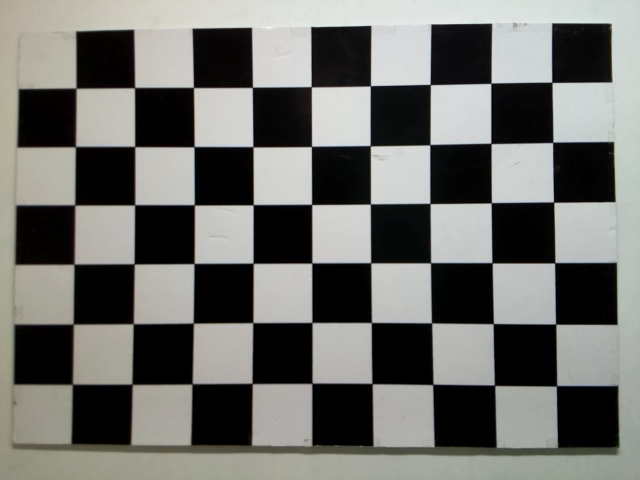
#> input picture image_48.jpg, 640 x 480 px
$ python 'LAB - 05 INCISO C.py'
#> lines starting #> are read from the running program, lines starting #| are printed output that depends on the picture
import cv2
import matplotlib.pyplot as plt
import numpy as np

# Lectura de imágenes

img1 = cv2.imread("image_48.jpg", 0)
#> img1: shape (480, 640); min 0, max 250, mean 110.8
img2 = cv2.imread("image_5.jpg", 0)
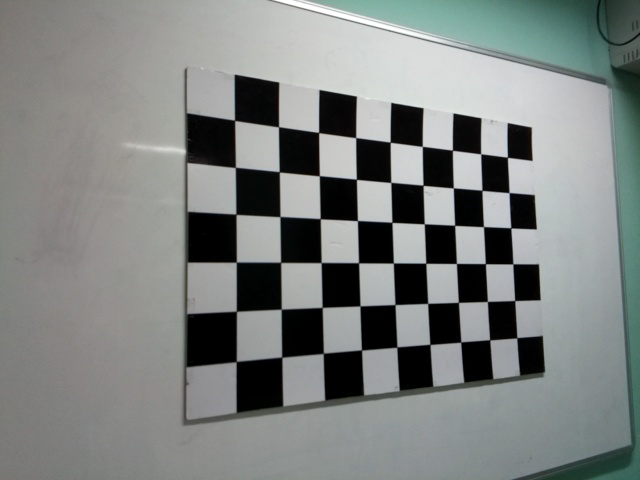
#> input picture image_5.jpg, 640 x 480 px
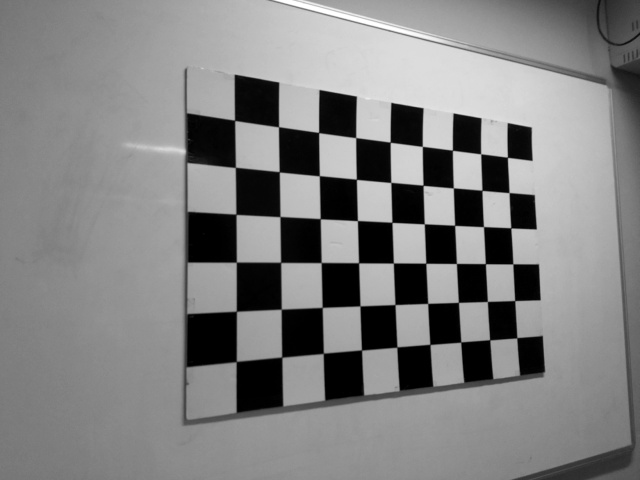
#> img2: shape (480, 640); min 0, max 255, mean 129

# Realizamos las ecualizaciones de las imagenes
equ_img1 = cv2.equalizeHist(img1)
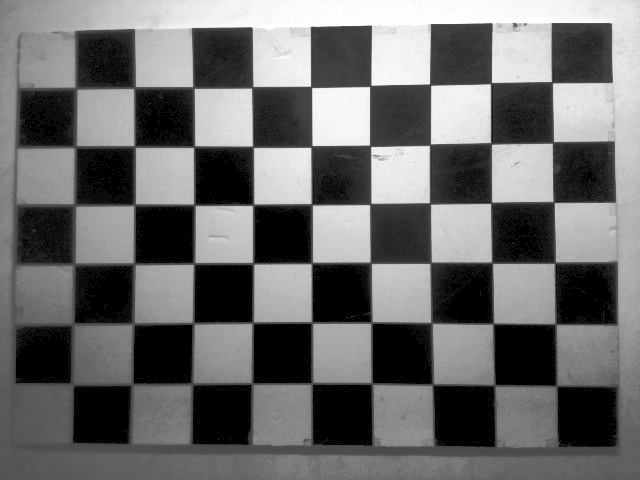
#> equ_img1: shape (480, 640); min 0, max 255, mean 107.6
equ_img2 = cv2.equalizeHist(img2)
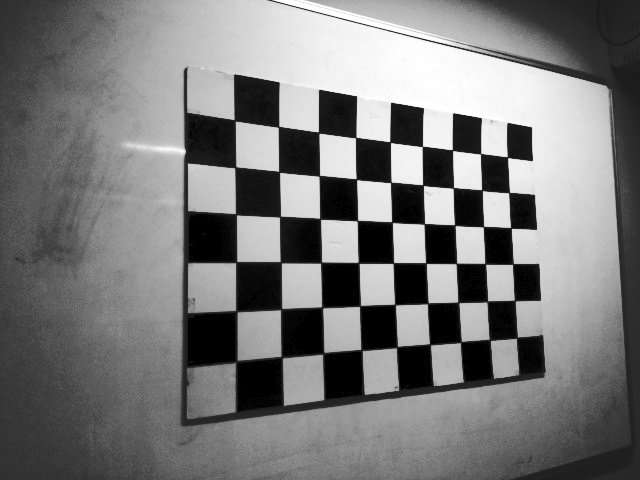
#> equ_img2: shape (480, 640); min 0, max 255, mean 121.7

# Ecualización de la primera imagen

Fx = list(range(256))
Fy = np.zeros(256)

for i in range(img1.shape[0]):
    for j in range(img1.shape[1]):
        Fy[img1[i, j]] = equ_img1[i, j]
#> after the loop, Fy = 256 values, max 255 at index 229, min 0 at index 0, mean 107.6

# Ecualización de la segunda imagen

Fy1 = np.zeros(256)

for i in range(img2.shape[0]):
    for j in range(img2.shape[1]):
        Fy1[img2[i, j]] = equ_img2[i, j]
#> after the loop, Fy1 = 256 values from 0 to 255

# Función de comparaciónde colores Imagen 1 y la Imagen 2

Fy2 = np.zeros(256)

for i in range(Fy.shape[0]):
    Fy2[i] = i
#> after the loop, Fy2 = 256 values from 0 to 255

for i in range(Fy.shape[0]):
    for j in range(Fy1.shape[0]):
        if Fy1[j] == Fy[i]:
            Fy2[i] = j

# Aplicamos la transformacion Fy2

img_T = cv2.LUT(img1, Fy2)
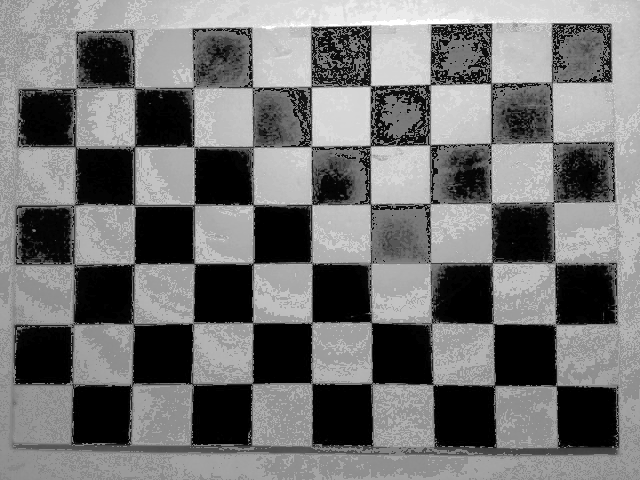
#> img_T: shape (480, 640) float64; min 0, max 255, mean 114.6

# Imprimimos las 3 imágenes e histogramas

plt.figure(figsize=(8,5))

plt.subplot(321)
plt.imshow(img1, cmap="gray")
plt.title("Objetivo")
plt.subplot(322)
plt.hist(img1.ravel(), 256, [0, 256])
plt.title(" Histograma de la Imagen 1")

plt.subplot(323)
plt.imshow(img2, cmap="gray")
plt.title("Referencia")
plt.subplot(324)
plt.hist(img2.ravel(), 256, [0, 256])
plt.title(" Histograma de la Imagen 2")

plt.subplot(325)
plt.imshow(img_T, cmap="gray")
plt.title("Resultado")
plt.subplot(326)
plt.hist(img_T.ravel(), 256, [0, 256])
plt.title(" Histograma de la Imagen 1 Transformada")

plt.show()
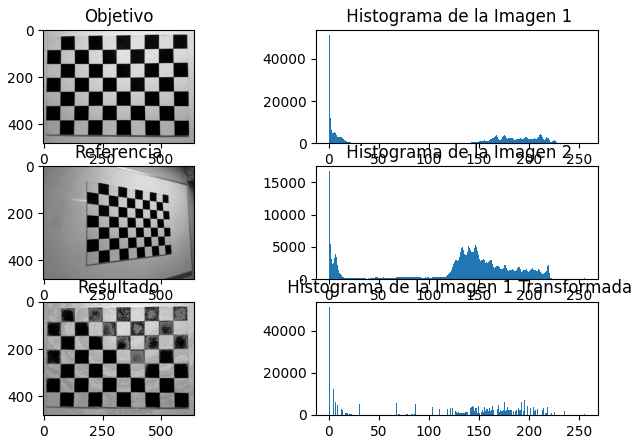
#> figure drawn by matplotlib, 6 panels; panel 2: tallest bar 51075 high, from x = 0 to 1; panel 4: tallest bar 16705 high, from x = 0 to 1; panel 6: tallest bar 51075 high, from x = 0 to 1
